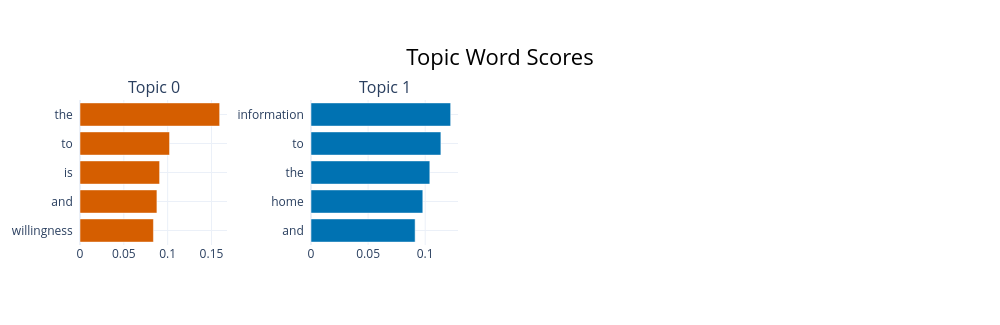

The notebook cell saved with this chart:
### Code cell
# --- Step 2: Topic Modeling with BERTopic ---
docs = df['abstract'].fillna("").tolist()
embedding_model = SentenceTransformer("all-MiniLM-L6-v2")
topic_model = BERTopic(
    embedding_model=embedding_model,
    calculate_probabilities=False,
    verbose=True,
    min_topic_size=2
)
topics, probs = topic_model.fit_transform(docs)

# Visualize top topics
topic_model.visualize_barchart()

### Figure 1 — Plotly figure (JSON) as saved in the notebook; plotly's stock layout.template omitted (floating-point values rounded to 4 significant figures)
{"data": [{"marker": {"color": "#D55E00"}, "orientation": "h", "type": "bar", "x": [0.08378, 0.08776, 0.09081, 0.1022, 0.1593], "xaxis": "x", "y": ["willingness  ", "and  ", "is  ", "to  ", "the  "], "yaxis": "y"}, {"marker": {"color": "#0072B2"}, "orientation": "h", "type": "bar", "x": [0.09117, 0.09791, 0.104, 0.1137, 0.1223], "xaxis": "x2", "y": ["and  ", "home  ", "the  ", "to  ", "information  "], "yaxis": "y2"}], "layout": {"annotations": [{"font": {"size": 16}, "showarrow": false, "text": "Topic 0", "x": 0.0875, "xanchor": "center", "xref": "paper", "y": 1, "yanchor": "bottom", "yref": "paper"}, {"font": {"size": 16}, "showarrow": false, "text": "Topic 1", "x": 0.3625, "xanchor": "center", "xref": "paper", "y": 1, "yanchor": "bottom", "yref": "paper"}], "height": 325, "hoverlabel": {"bgcolor": "white", "font": {"family": "Rockwell", "size": 16}}, "showlegend": false, "title": {"font": {"color": "Black", "size": 22}, "text": "Topic Word Scores", "x": 0.5, "xanchor": "center", "yanchor": "top"}, "width": 1000, "xaxis": {"anchor": "y", "autorange": true, "domain": [0, 0.175], "range": [0, 0.1677], "showgrid": true, "type": "linear"}, "xaxis2": {"anchor": "y2", "autorange": true, "domain": [0.275, 0.45], "range": [0, 0.1287], "showgrid": true, "type": "linear"}, "xaxis3": {"anchor": "y3", "domain": [0.55, 0.725], "showgrid": true}, "xaxis4": {"anchor": "y4", "domain": [0.825, 1], "showgrid": true}, "yaxis": {"anchor": "x", "autorange": true, "domain": [0, 1], "range": [-0.5, 4.5], "showgrid": true, "type": "category"}, "yaxis2": {"anchor": "x2", "autorange": true, "domain": [0, 1], "range": [-0.5, 4.5], "showgrid": true, "type": "category"}, "yaxis3": {"anchor": "x3", "domain": [0, 1], "showgrid": true}, "yaxis4": {"anchor": "x4", "domain": [0, 1], "showgrid": true}}}
